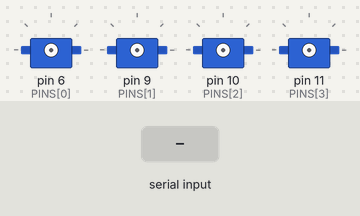
The sketch below on a simulated Arduino Uno, built with avr-gcc and run on an emulated ATmega328P. On the bench: 4 × servo. Inputs (shaded band) come from the test bench. What the sketch prints to the serial monitor is not drawn.

Above: at 1.5 s.
1.6 s: "s90\n" received over Serial
4.6 s: "t90\n" received over Serial
At 5.66 s:
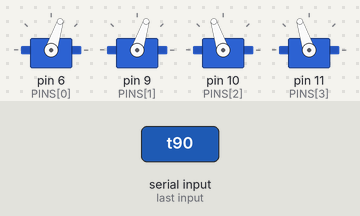
7.6 s: "s,45\n" received over Serial
At 7.79 s:
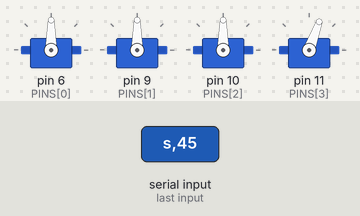
10.1 s: "w90\n" received over Serial
At 11.16 s:
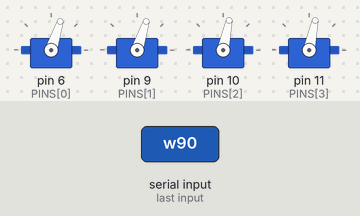
13.1 s: "x\n" received over Serial
At 14.7 s:
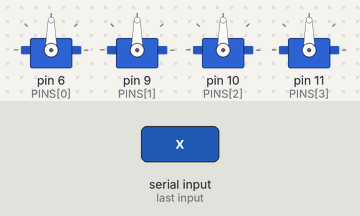
Timing chart, 0 to 16.2 s (numbered marks = the images above; inputs shaded):
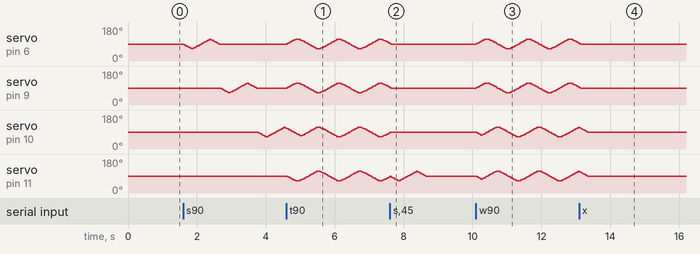

Measured:
- after the input at 7.6 s, servo on pin 6 (PINS[0]), servo on pin 9 (PINS[1]), servo on pin 10 (PINS[2]): goes on until 7.6 s, then stays 90°
- after the input at 13.1 s, servo on pin 6 (PINS[0]), servo on pin 9 (PINS[1]): goes on until 13.1 s, then stays 90°

The sketch:

dog_legs.ino
```cpp
/*
 * dog_legs.ino — 4-leg servo driver for the robot dog
 * Board:  Arduino Uno R4 WiFi
 * Servos: 4 × SG90 / MG90S (one per leg, fore/aft swing)
 *
 * POWER: do NOT run four servos off the R4's 5V pin. Use a separate 5–6 V
 * supply (2 A+), tie its GND to the Arduino GND, and feed only the signal
 * wires from the pins below.
 *
 * Serial commands @115200 (newline-terminated):
 *   c            centre all legs and hold
 *   d            detach (servos go limp — safest resting state)
 *   s            sweep test, one leg at a time
 *   t            trot gait  (diagonal pairs)
 *   w            wave gait  (one leg at a time, slower, more stable)
 *   x            stop gait, return to centre
 *   l <n> <deg>  drive leg n (0-3) to an absolute angle, e.g. "l 2 105"
 *   a <deg>      set gait amplitude in degrees (default 25)
 *   p <ms>       set gait period in ms (default 1200)
 *   r            reverse the last-addressed leg's direction (calibration aid)
 *   ?            print status
 */

#include <Servo.h>

// ─────────────────────────── CONFIG ───────────────────────────
// Legs are indexed: 0 = front-left, 1 = front-right, 2 = back-left, 3 = back-right
// mapped in that order to D6, D9, D10, D11. If your wiring runs in a different
// order, reorder the PINS array below rather than rewiring.
const uint8_t NUM_LEGS = 4;
const uint8_t PINS[NUM_LEGS] = { 6, 9, 10, 11 };   // D6, D9, D10, D11

// SG90/MG90S pulse limits. Widen carefully — going past the mechanical stop
// will stall the servo and cook it. Start narrow, open up once calibrated.
const int PULSE_MIN_US = 600;    // ≈ 0°
const int PULSE_MAX_US = 2400;   // ≈ 180°

// Per-leg zero trim, in degrees, applied to the 90° centre. Adjust these until
// all four legs hang vertically with the command "c".
float trim[NUM_LEGS] = { 0.0, 0.0, 0.0, 0.0 };

// +1 or -1. Flip a leg if it swings backwards relative to its mirror.
int8_t dir[NUM_LEGS] = { +1, -1, +1, -1 };

// Soft limits around centre — the servo is never commanded outside this.
const float ANGLE_MIN = 45.0;
const float ANGLE_MAX = 135.0;

// Gait defaults
float gaitAmplitudeDeg = 25.0;    // peak swing either side of centre
unsigned long gaitPeriodMs = 1200; // one full stride

// Slew limit: max degrees per update. Keeps startup and mode changes gentle.
const float MAX_STEP_DEG = 2.0;
const unsigned long UPDATE_MS = 20;   // 50 Hz control loop

// ──────────────────────── STATE ────────────────────────
enum Mode { MODE_DETACHED, MODE_HOLD, MODE_SWEEP, MODE_TROT, MODE_WAVE, MODE_MANUAL };
Mode mode = MODE_DETACHED;

Servo servos[NUM_LEGS];
float current[NUM_LEGS];   // where we believe the horn is
float target[NUM_LEGS];    // where we want it
bool  attached = false;

unsigned long lastUpdate = 0;
unsigned long gaitStart  = 0;
int lastLeg = 0;

// Phase offsets (fraction of a stride) for each gait.
// Trot: diagonal pairs move together — FL+BR, then FR+BL.
const float PHASE_TROT[NUM_LEGS] = { 0.0, 0.5, 0.5, 0.0 };
// Wave: one leg at a time, 1/4 stride apart.
const float PHASE_WAVE[NUM_LEGS] = { 0.0, 0.5, 0.75, 0.25 };

// ──────────────────────── HELPERS ────────────────────────
float clampAngle(float a) {
  if (a < ANGLE_MIN) return ANGLE_MIN;
  if (a > ANGLE_MAX) return ANGLE_MAX;
  return a;
}

void writeLeg(uint8_t i, float angleDeg) {
  float a = clampAngle(angleDeg);
  int us = (int)(PULSE_MIN_US + (a / 180.0) * (PULSE_MAX_US - PULSE_MIN_US));
  servos[i].writeMicroseconds(us);
}

void attachAll() {
  if (attached) return;
  for (uint8_t i = 0; i < NUM_LEGS; i++) {
    servos[i].attach(PINS[i], PULSE_MIN_US, PULSE_MAX_US);
    // Assume we're starting from centre; the slew limiter walks us there gently.
    current[i] = 90.0 + trim[i];
    target[i]  = current[i];
    writeLeg(i, current[i]);
  }
  attached = true;
}

void detachAll() {
  for (uint8_t i = 0; i < NUM_LEGS; i++) servos[i].detach();
  attached = false;
  mode = MODE_DETACHED;
  Serial.println(F("detached — servos limp"));
}

void centreAll() {
  attachAll();
  for (uint8_t i = 0; i < NUM_LEGS; i++) target[i] = 90.0 + trim[i];
  mode = MODE_HOLD;
  Serial.println(F("centring"));
}

void startGait(Mode m) {
  attachAll();
  gaitStart = millis();
  mode = m;
  Serial.print(F("gait: "));
  Serial.print(m == MODE_TROT ? F("trot") : F("wave"));
  Serial.print(F("  amp=")); Serial.print(gaitAmplitudeDeg, 1);
  Serial.print(F("  period=")); Serial.println(gaitPeriodMs);
}

// ──────────────────────── GAIT ────────────────────────
void updateGait() {
  const float *phase = (mode == MODE_TROT) ? PHASE_TROT : PHASE_WAVE;
  float t = (float)((millis() - gaitStart) % gaitPeriodMs) / (float)gaitPeriodMs;

  for (uint8_t i = 0; i < NUM_LEGS; i++) {
    float ph = t + phase[i];
    while (ph >= 1.0) ph -= 1.0;
    float swing = sin(ph * 2.0 * PI) * gaitAmplitudeDeg;
    target[i] = 90.0 + trim[i] + dir[i] * swing;
  }
}

// Sweep test: walk each leg to one soft limit, then the other, then centre.
void updateSweep() {
  static uint8_t legIdx = 0;
  static uint8_t stage  = 0;
  static unsigned long stageStart = 0;

  if (stageStart == 0) stageStart = millis();

  float centre = 90.0 + trim[legIdx];
  float lo = clampAngle(centre - gaitAmplitudeDeg);
  float hi = clampAngle(centre + gaitAmplitudeDeg);

  for (uint8_t i = 0; i < NUM_LEGS; i++)
    if (i != legIdx) target[i] = 90.0 + trim[i];

  if      (stage == 0) target[legIdx] = lo;
  else if (stage == 1) target[legIdx] = hi;
  else                 target[legIdx] = centre;

  // Advance when settled, or after a timeout.
  bool settled = fabs(current[legIdx] - target[legIdx]) < 0.5;
  if (settled || millis() - stageStart > 2000) {
    stage++;
    stageStart = millis();
    if (stage > 2) {
      stage = 0;
      Serial.print(F("swept leg ")); Serial.println(legIdx);
      legIdx++;
      if (legIdx >= NUM_LEGS) {
        legIdx = 0;
        mode = MODE_HOLD;
        Serial.println(F("sweep complete"));
      }
    }
  }
}

// ──────────────────────── SERIAL ────────────────────────
void printStatus() {
  Serial.print(F("mode="));
  switch (mode) {
    case MODE_DETACHED: Serial.print(F("detached")); break;
    case MODE_HOLD:     Serial.print(F("hold"));     break;
    case MODE_SWEEP:    Serial.print(F("sweep"));    break;
    case MODE_TROT:     Serial.print(F("trot"));     break;
    case MODE_WAVE:     Serial.print(F("wave"));     break;
    case MODE_MANUAL:   Serial.print(F("manual"));   break;
  }
  Serial.print(F("  amp=")); Serial.print(gaitAmplitudeDeg, 1);
  Serial.print(F("  period=")); Serial.print(gaitPeriodMs);
  Serial.print(F("  angles="));
  for (uint8_t i = 0; i < NUM_LEGS; i++) {
    Serial.print(current[i], 1);
    Serial.print(i < NUM_LEGS - 1 ? ',' : '\n');
  }
}

void handleCommand(char *line) {
  char cmd = line[0];
  switch (cmd) {
    case 'c': centreAll(); break;
    case 'd': detachAll(); break;
    case 's': attachAll(); mode = MODE_SWEEP; Serial.println(F("sweep test")); break;
    case 't': startGait(MODE_TROT); break;
    case 'w': startGait(MODE_WAVE); break;
    case 'x': centreAll(); break;
    case '?': printStatus(); break;

    case 'l': {
      int n; float deg;
      if (sscanf(line + 1, "%d %f", &n, &deg) == 2 && n >= 0 && n < NUM_LEGS) {
        attachAll();
        mode = MODE_MANUAL;
        lastLeg = n;
        target[n] = clampAngle(deg);
        Serial.print(F("leg ")); Serial.print(n);
        Serial.print(F(" -> ")); Serial.println(target[n], 1);
      } else {
        Serial.println(F("usage: l <0-3> <deg>"));
      }
      break;
    }
    case 'a': {
      float v;
      if (sscanf(line + 1, "%f", &v) == 1) {
        gaitAmplitudeDeg = constrain(v, 0.0, 45.0);
        Serial.print(F("amp=")); Serial.println(gaitAmplitudeDeg, 1);
      }
      break;
    }
    case 'p': {
      long v;
      if (sscanf(line + 1, "%ld", &v) == 1) {
        gaitPeriodMs = constrain(v, 300L, 5000L);
        Serial.print(F("period=")); Serial.println(gaitPeriodMs);
      }
      break;
    }
    case 'r':
      dir[lastLeg] = -dir[lastLeg];
      Serial.print(F("leg ")); Serial.print(lastLeg);
      Serial.print(F(" direction now ")); Serial.println(dir[lastLeg]);
      break;

    case '\0': break;
    default: Serial.println(F("unknown — see header for commands"));
  }
}

void readSerial() {
  static char buf[32];
  static uint8_t len = 0;
  while (Serial.available()) {
    char c = Serial.read();
    if (c == '\n' || c == '\r') {
      if (len > 0) { buf[len] = '\0'; handleCommand(buf); len = 0; }
    } else if (len < sizeof(buf) - 1) {
      buf[len++] = c;
    }
  }
}

// ──────────────────────── MAIN ────────────────────────
void setup() {
  Serial.begin(115200);
  delay(300);
  Serial.println(F("robot dog — 4 leg servo driver"));
  Serial.println(F("servos start DETACHED. 'c' to centre, '?' for status."));
  for (uint8_t i = 0; i < NUM_LEGS; i++) { current[i] = 90.0; target[i] = 90.0; }
}

void loop() {
  readSerial();

  unsigned long now = millis();
  if (now - lastUpdate < UPDATE_MS) return;
  lastUpdate = now;

  if (!attached) return;

  if      (mode == MODE_TROT || mode == MODE_WAVE) updateGait();
  else if (mode == MODE_SWEEP)                     updateSweep();

  // Slew-limited move toward target — no snapping, no brownouts.
  for (uint8_t i = 0; i < NUM_LEGS; i++) {
    float err = clampAngle(target[i]) - current[i];
    if (err >  MAX_STEP_DEG) err =  MAX_STEP_DEG;
    if (err < -MAX_STEP_DEG) err = -MAX_STEP_DEG;
    current[i] += err;
    writeLeg(i, current[i]);
  }
}
```
